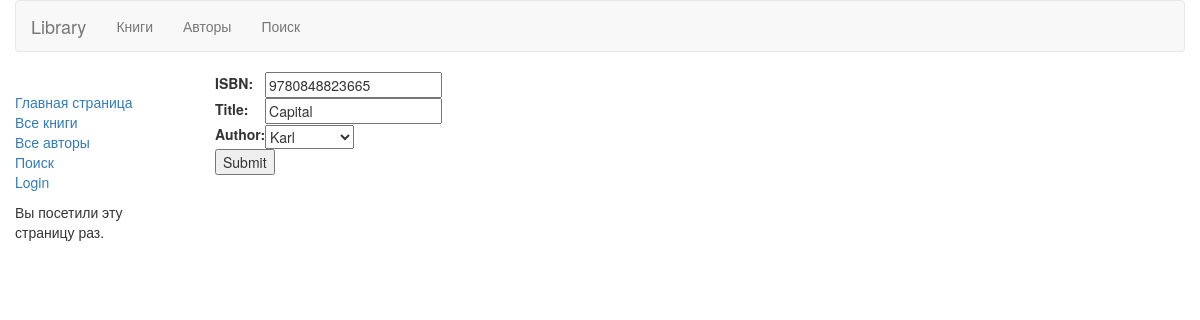
Page /catalog/book/1/update/ on the committed database.
### catalog/models.py (models this page shows, shortened)
class Book(models.Model):
    isbn = models.CharField('ISBN', max_length=13)
    title = models.CharField(max_length=200)
    author = models.ForeignKey('Author', on_delete=models.SET_NULL, null=True)

### catalog/views.py (the view)
# urls.py: url(r'^book/(?P<pk>\d+)/update/$', views.BookUpdate.as_view(), name='book_update'),
class BookUpdate(UpdateView):
    model = Book
    fields = ['isbn', 'title', 'author']

### catalog/models.py (called while the page is built)
    def __str__(self):
        return self.first_name

### templates/catalog/book_form.html (shortened to what this page needs)
{% extends "base_generic.html" %}
{% block content %}
<form action="" method="post">
    <table>
    {{ form.as_table }}
    </table>
    <input type="submit" value="Submit" />
</form>
{% endblock %}

### rows in the picture
Book: isbn "9780848823665", title "Capital", author "Karl"
